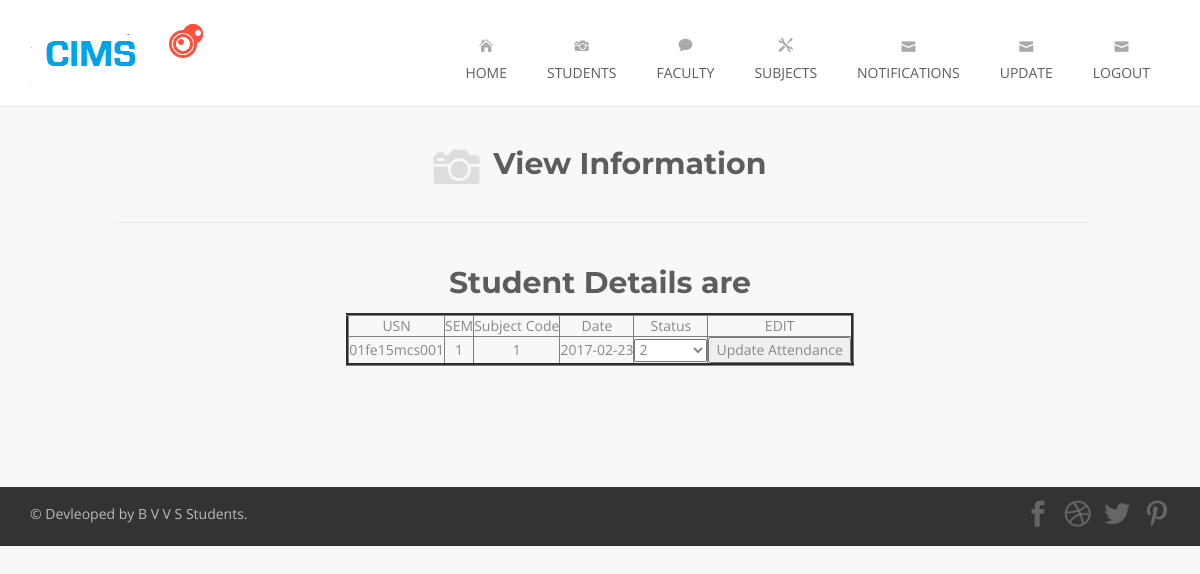
Screenshot of /editattendance.php?usn=01fe15mcs001&sem=1&scode=1&date=2017-02-23 with the database file from the repository.
### tables this page shows
CREATE TABLE IF NOT EXISTS `attendance` (
  `usn` varchar(25) NOT NULL,
  `sem` int(11) NOT NULL,
  `scode` varchar(25) NOT NULL,
  `date` date NOT NULL,
  `status` int(10) NOT NULL DEFAULT '0',
  UNIQUE KEY `usn` (`usn`,`date`),
  UNIQUE KEY `indexatt` (`usn`,`date`),
  KEY `scode` (`scode`)
);

### editattendance.php (the view, shortened to what this page needs)
	<?php
	$scode=$_GET['scode'];
	$usn=$_GET['usn'];
	$sem=$_GET['sem'];
	$date=$_GET['date'];
					?>
	<!DOCTYPE html>
<html lang="en">
             		<body>
						<?php
						include 'header.php';
						?>
						<div class="page-title-container">
            <div class="container">
                <div class="row">
                  <div class="col-sm-10 col-sm-offset-1 page-title wow fadeIn">
                        <span aria-hidden="true" class="icon_camera"></span>
                      <h1>View Information</h1>
                    </div>
                </div>
            </div>
        </div>
						<div class="portfolio-container">
	        <div class="container">
 <h1 align="center">Student Details are</h1>
						<table align="center" border="3">
						<tr>
						<td>USN</td>
						<td>SEM</td>
						<td>Subject Code</td>
						<td>Date</td>
						<td>Status</td>
						<td>EDIT</td>
						</tr>
						<form action="#" method="post">
						<?php
					$q2="select * from attendance where usn='$usn' and sem='$sem' and scode='$scode' and date='$date'";
		   			 $r2 = mysql_query($q2);
					while($rs=mysql_fetch_array($r2)){
						echo "<tr>";
						echo "<td>".$rs[0]."</td>";
						echo "<td>".$rs[1]."</td>";
						echo "<td>".$rs[2]."</td>";
					   echo "<td>".$rs[3]."</td>";
								echo "<td><select name='status' >";
					    echo "<option value='$rs[4]'>$rs[4]</option>";
				echo "</select></td>";
						echo "<td align='center' valign='middle'><input name='Submit' type='submit'  value='Update Attendance' /></td>";
						echo "</tr>";
					}
				    ?>
						</form>
						</table>
						</div>
</div>
<?php
include 'footer.php';
						?>
    </body>
</html>

### assets/css/style.css (style rules this page uses)
body { background: #f8f8f8; text-align: center; font-family: 'Open Sans', sans-serif; color: #888; font-size: 14px; font-weight: 400; }
h1 { font-family: 'Montserrat', sans-serif; font-size: 30px; color: #5d5d5d; line-height: 40px; font-weight: bold; }
.page-title-container { margin: 0 auto; padding: 35px 0 0 0; }
.page-title { padding-bottom: 35px; border-bottom: 1px solid #eaeaea; }
.page-title-container h1 { display: inline; margin-left: 10px; text-shadow: 0 1px 0 rgba(255, 255, 255, .7); vertical-align: middle; }
.page-title-container span { font-size: 46px; color: #ddd; vertical-align: middle; }
.portfolio-container { margin-top: 20px; padding-bottom: 50px; }

### rows the page displays
attendance: usn "01fe15mcs001", sem "1", scode "1", date "2017-02-23", status "2"
